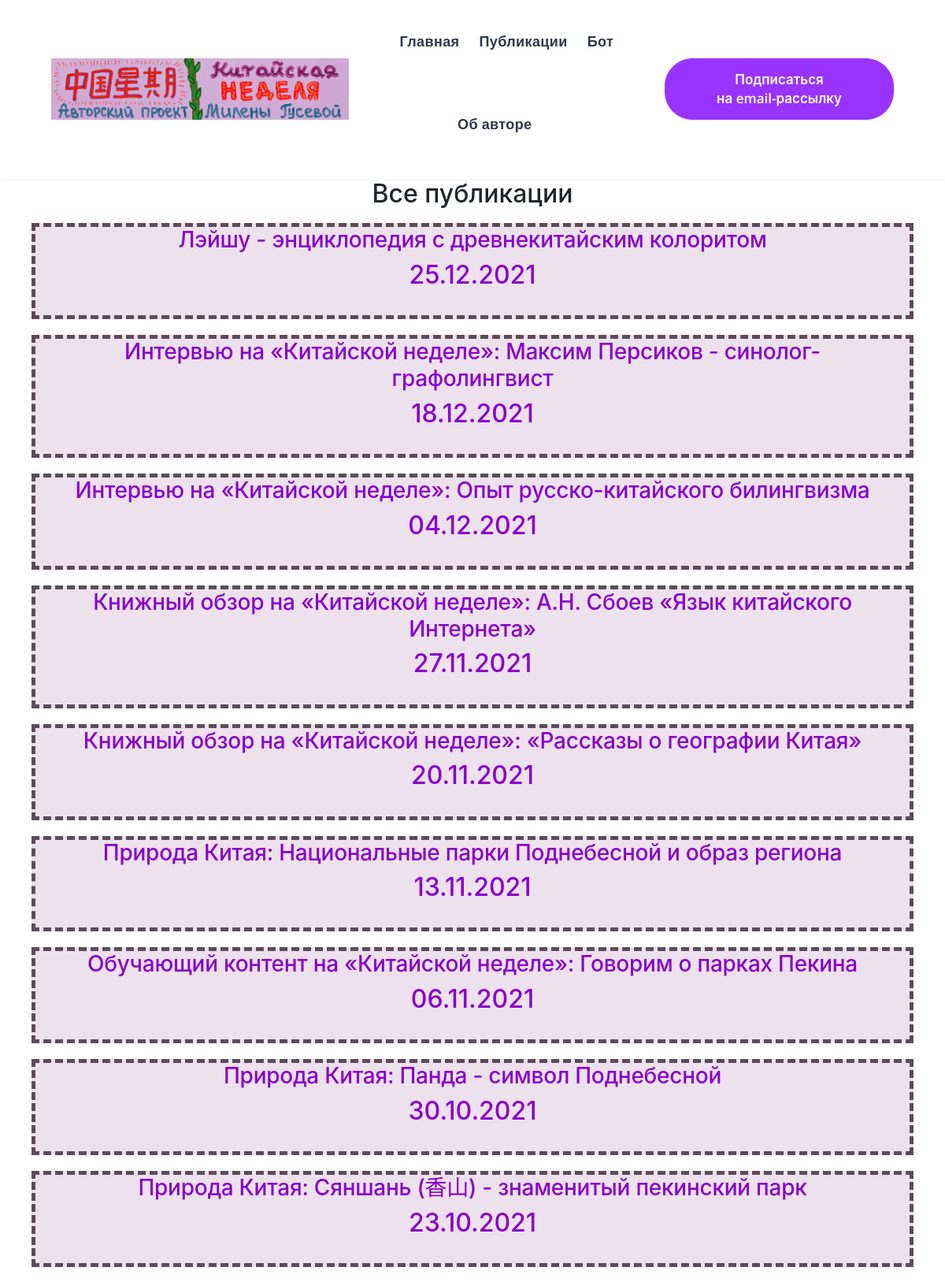
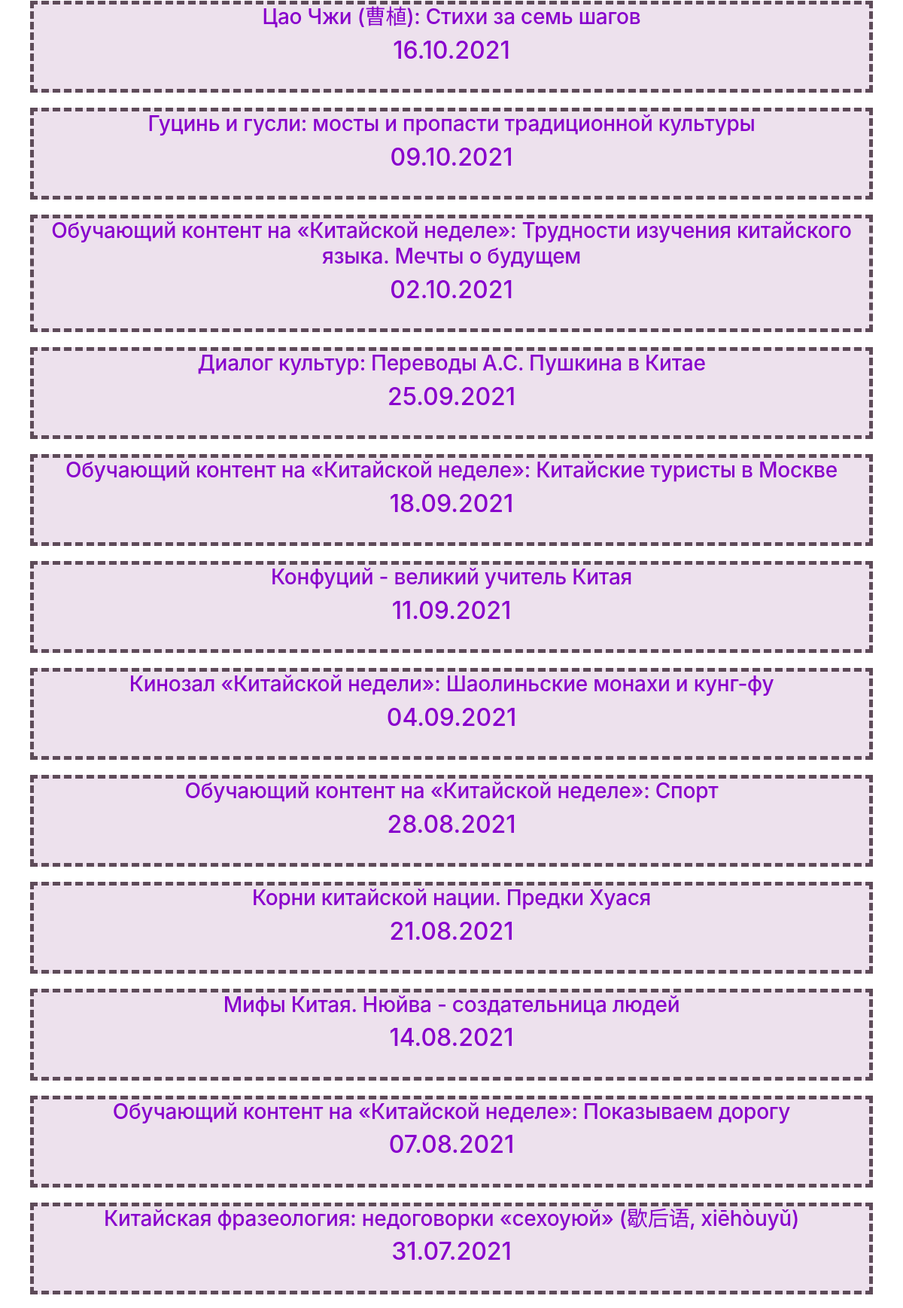
Screenshot of /publications/ (upper part) with the database file from the repository (2 pictures, top to bottom).
### app.py (models this page shows)
class Post(db.Model):
    __tablename__ = 'posts'
    id = Column(Integer(), primary_key=True)
    date = Column(String(100), nullable=False)
    title = Column(String(100), nullable=False)
    posttext = Column(String(65535), nullable=False)

### app.py (the view)
@app.route('/publications/')
def blog():
    return render_template('blog.html', db=db, Post=Post)

### templates/blog.html (shortened to what this page needs)
<!DOCTYPE html>
<html class="wide wow-animation" lang="ru">
  <head>
    <link rel="stylesheet" href="{{url_for('static', filename='style.css')}}">
    <link rel="stylesheet" href="{{url_for('static', filename='style1.css')}}">
    <link rel="stylesheet" href="{{url_for('static', filename='bootstrap.css')}}">
    <link rel="stylesheet" href="{{url_for('static', filename='animate.css')}}">
    <link rel="stylesheet" href="{{url_for('static', filename='bootstrap.min.css')}}">
    <link rel="stylesheet" href="{{url_for('static', filename='flaticon.css')}}">
    <link rel="stylesheet" href="{{url_for('static', filename='font-awesome.min.css')}}">
    <link rel="stylesheet" href="{{url_for('static', filename='gijgo.css')}}">
    <link rel="stylesheet" href="{{url_for('static', filename='magnific-popup.css')}}">
    <link rel="stylesheet" href="{{url_for('static', filename='nice-select.css')}}">
    <link rel="stylesheet" href="{{url_for('static', filename='owl.carousel.min.css')}}">
    <link rel="stylesheet" href="{{url_for('static', filename='slicknav.css')}}">
    <link rel="stylesheet" href="{{url_for('static', filename='theme-default.css')}}">
    <link rel="stylesheet" href="{{url_for('static', filename='themify-icons.css')}}">
  </head>
<body>
<header>
        <div class="header-area ">
            <div id="sticky-header" class="main-header-area">
                <div class="container-fluid">
                    <div class="row">
                        <div class="col-lg-12">
                            <div class="header_wrap d-flex justify-content-between align-items-center">
                                <div class="header_left">
                                    <div class="logo">
                                        <a href="{{url_for('hi_page')}}">
                                            <img src="{{url_for('static', filename='logo-default-399x82.png')}}" alt="">
                                        </a>
                                    </div>
                                </div>
                                <div class="header_right d-flex align-items-center">
                                    <div class="main-menu  d-none d-lg-block">
                                        <nav>
                                            <ul id="navigation">
                                                <li><a  href="{{url_for('hi_page')}}">Главная</a></li>
                                                <li><a  href="{{url_for('blog')}}">Публикации</a></li>
                                                <li><a  href="{{url_for('bot')}}">Бот</a></li>
                                                <li><a  href="{{url_for('contacts')}}">Об авторе</a></li>
                                            </ul>
                                        </nav>
                                    </div>
                                    <div class="Appointment">
                                        <a href="{{url_for('hi_page')}}"><div class="book_btn d-none d-lg-block">
                                            <button data-scroll-nav='1' class="button button-block button-primary button-winona">Подписаться <br>на email-рассылку</button>
                                        </div></a>
                                    </div>
                                </div>
                            </div>
                        </div>
                        <div class="col-12">
                        </div>
                    </div>
                </div>
            </div>
        </div>
    </header>
<body>
<h2><center>Все публикации</center></h2>
    {% for i in range(db.session.query(Post.id).count(), 0, -1) %}
            <div class="blogpost_wrapper">
                <div class="my-blogpost col-lg-12 mb-1 mb-lg-0">
                                <center><a href="{{url_for('show_post', post_id=i)}}" class="blog_item_date"  id="reference">
                                    <h3>{{db.session.query(Post.title).filter(Post.id == i).all()[0][0]}}</h3>
                                </a>
                                <a class="d-inline-block" href="{{url_for('show_post', post_id=i)}}" id="reference">
                                    <h2>{{db.session.query(Post.date).filter(Post.id == i).all()[0][0]}}</h2></center>
                            </div></div>
    {% endfor %}
    </body>
</html>

### templates/blog.html (style rules this page uses)
.blogpost_wrapper { padding-bottom: 10px; padding-left: 40px; padding-right: 40px; padding-top: 10px; }
.my-blogpost { border-color: #5e4b59; border-style: dashed; border-width: 5px; background-color: #ede1ed; }
#reference { color: #8800cc; }

### rows the page displays
Post: session.query "Лэйшу - энциклопедия с древнекитайским колоритом", session.query "25.12.2021"
Post: session.query "Интервью на «Китайской неделе»: Максим Персиков - синолог-графолингвист", session.query "18.12.2021"
Post: session.query "Интервью на «Китайской неделе»: Опыт русско-китайского билингвизма", session.query "04.12.2021"
Post: session.query "Книжный обзор на «Китайской неделе»: А.Н. Сбоев «Язык китайского Интернета»", session.query "27.11.2021"
Post: session.query "Книжный обзор на «Китайской неделе»: «Рассказы о географии Китая»", session.query "20.11.2021"
Post: session.query "Природа Китая: Национальные парки Поднебесной и образ региона", session.query "13.11.2021"
Post: session.query "Обучающий контент на «Китайской неделе»: Говорим о парках Пекина", session.query "06.11.2021"
Post: session.query "Природа Китая: Панда - символ Поднебесной", session.query "30.10.2021"
Post: session.query "Природа Китая: Сяншань (香山) - знаменитый пекинский парк", session.query "23.10.2021"
Post: session.query "Цао Чжи (曹植): Cтихи за семь шагов", session.query "16.10.2021"
Post: session.query "Гуцинь и гусли: мосты и пропасти традиционной культуры", session.query "09.10.2021"
Post: session.query "Обучающий контент на «Китайской неделе»: Трудности изучения китайского языка. Мечты о будущем", session.query "02.10.2021"
Post: session.query "Диалог культур: Переводы А.С. Пушкина в Китае", session.query "25.09.2021"
Post: session.query "Обучающий контент на «Китайской неделе»: Китайские туристы в Москве", session.query "18.09.2021"
Post: session.query "Конфуций - великий учитель Китая", session.query "11.09.2021"
Post: session.query "Кинозал «Китайской недели»: Шаолиньские монахи и кунг-фу", session.query "04.09.2021"
Post: session.query "Обучающий контент на «Китайской неделе»: Спорт", session.query "28.08.2021"
Post: session.query "Корни китайской нации. Предки Хуася", session.query "21.08.2021"
Post: session.query "Мифы Китая. Нюйва - создательница людей", session.query "14.08.2021"
Post: session.query "Обучающий контент на «Китайской неделе»: Показываем дорогу", session.query "07.08.2021"
Post: session.query "Китайская фразеология: недоговорки «сехоуюй» (歇后语, xiēhòuyǔ)", session.query "31.07.2021"
